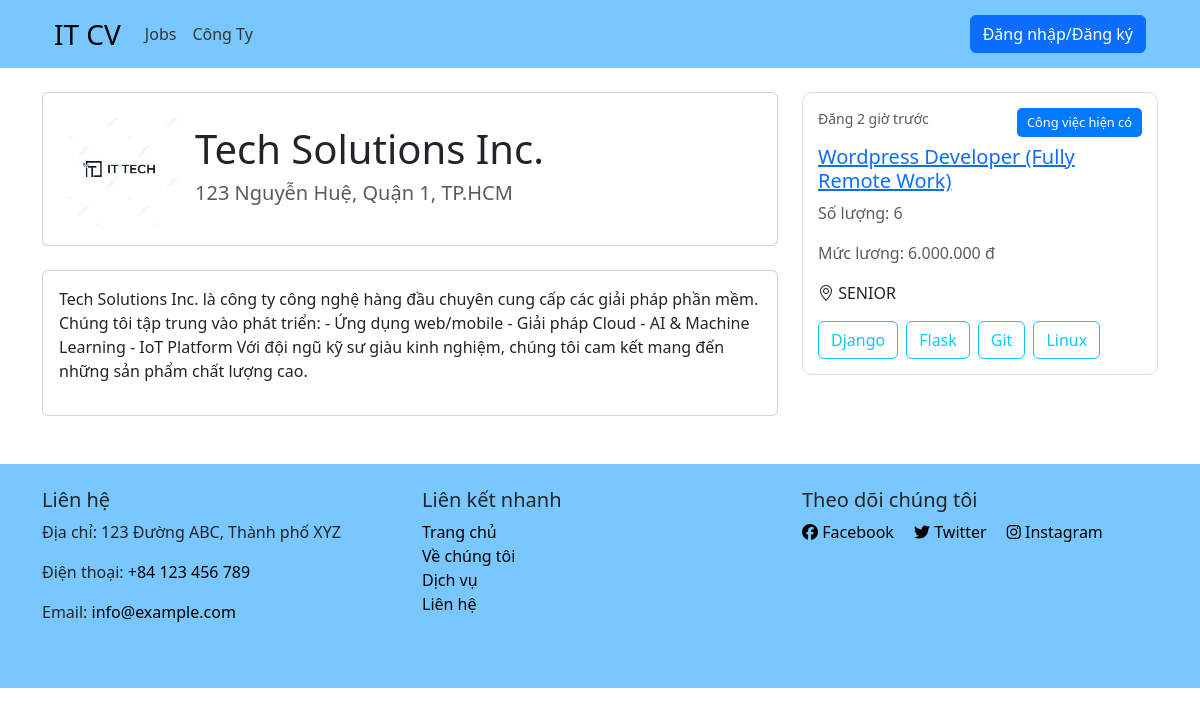
/company/40, run on the app's committed database.
### tables this page shows
CREATE TABLE `companies` (
  `id` int NOT NULL AUTO_INCREMENT,
  `name` varchar(45) NOT NULL,
  `address` varchar(55) NOT NULL,
  `location` varchar(45) NOT NULL,
  `description` longtext NOT NULL,
  `deleted` tinyint DEFAULT '0',
  `createdAt` timestamp NULL DEFAULT CURRENT_TIMESTAMP,
  `updatedAt` timestamp NULL DEFAULT CURRENT_TIMESTAMP,
  `thumbnail` text,
  PRIMARY KEY (`id`)
);

CREATE TABLE `post_jobs` (
  `id` int NOT NULL AUTO_INCREMENT,
  `name` varchar(100) NOT NULL,
  `quantity` int NOT NULL,
  `salary` int NOT NULL,
  `level` enum('INTERN','FRESHER','JUNIOR','SENIOR') NOT NULL,
  `description` text NOT NULL,
  `startDate` datetime NOT NULL,
  `endDate` datetime NOT NULL,
  `isActive` tinyint DEFAULT '0',
  `deleted` tinyint DEFAULT '0',
  `createdAt` timestamp NULL DEFAULT CURRENT_TIMESTAMP,
  `updateAt` timestamp NULL DEFAULT CURRENT_TIMESTAMP,
  `company_id` int NOT NULL,
  `job_id` int NOT NULL,
  PRIMARY KEY (`id`),
  KEY `fk_jobs_companies_idx` (`company_id`),
  KEY `fk_post_job_jobs_idx` (`job_id`),
  CONSTRAINT `fk_jobs_companies` FOREIGN KEY (`company_id`) REFERENCES `companies` (`id`),
  CONSTRAINT `fk_post_job_jobs` FOREIGN KEY (`job_id`) REFERENCES `jobs` (`id`)
);

### App/controllers/client/CompanyController.php (called while the page is built, shortened)
<?php
class CompanyController
{
    private $company;
    public function __construct()
    {
        $this->company = new CompanyModel();
    }
    public function show($params)
    {
        $id = $params['id'] ?? '';
        $params = [
            'id' => $id,
        ];
        $company = $this->company->getCompanyById($params);
        $jobs = $this->company->getJobByCompany($params);
        loadView('client', 'companies/show', [
            'company' => $company,
            'jobs' => $jobs,
        ] );
    }
}

### public/index.php (called while the page is built, shortened)
<?php
    require "../helpers.php";
    $router = new Router();
    $uri = parse_url($_SERVER['REQUEST_URI'], PHP_URL_PATH);
    $router->route($uri);

### Framework/Auth.php (called while the page is built, shortened)
<?php
class Auth
{
    protected static $user = null;
    public static function check()
    {
        return self::$user !== null;
    }
}

### App/models/CompanyModel.php (called while the page is built, shortened)
<?php
    class CompanyModel {
        protected $db;
        public function __construct(){
            $config = require basePath('config/db.php');
            $this->db = new Database($config);
        }
        public function getCompanyById($params){
            $query = "SELECT * FROM companies WHERE id = :id";
            return $this->db->query($query, $params)->fetch();
        }
        public function getJobByCompany($params){
            $query = "SELECT j.*, GROUP_CONCAT(s.name SEPARATOR ', ') as skills_name  FROM companies c
                        JOIN post_jobs j on c.id = j.company_id
                        JOIN job_skills jk ON j.id = jk.job_id
                        JOIN skills s ON s.id = jk.skill_id
                        WHERE c.id = :id AND j.deleted = 0
                        group by j.id";
            return $this->db->query($query, $params)->fetchAll();
        }
    }

### Framework/Database.php (called while the page is built, shortened)
<?php
    class Database {
        public $conn;
        public function __construct($config){
            $dsn = "mysql:host={$config['host']};port={$config['port']};dbname={$config['dbname']}";
            $options =  [
                PDO::ATTR_ERRMODE            => PDO::ERRMODE_EXCEPTION,
                PDO::ATTR_DEFAULT_FETCH_MODE => PDO::FETCH_ASSOC,
            ];
            try {
                $this->conn = new PDO($dsn, $config['username'], $config['password'], $options);
            }
            catch (PDOException $e){
                throw new Exception("Database connection failed: {$e -> getMessage()}");
            }
        }
        public function query($query, $params = []){
            try {
                $sth = $this->conn->prepare($query);
                foreach($params as $param => $value){
                    $sth->bindValue(':'. $param, $value);
                }
                $sth->execute();
                return $sth;
            }
            catch (PDOException $e){
                throw new Exception("Database query failed: {$e -> getMessage()}");
            }
        }
    }

### App/views/client/pages/companies/show.view.php (the view)
<div class="container mt-4">
    <div class="row">
        <div class="col-md-8">
            <div class="card mb-4">
                <div class="card-body">
                    <div class="d-flex align-items-center gap-3">
                        <img src="/images/company/<?= $company['thumbnail'] ?>" style="width: 120px; aspect-ratio: 1; overflow: hidden; " alt="" class="img-fluid rounded-start object-fit-cover">
                        <div>
                            <h1 class="card-title"><?= $company['name'] ?></h1>
                            <h5 class="text-muted"><?= $company['address'] ?></h5>
                        </div>
                    </div>
                </div>
            </div>
            <div class="card">
                <div class="card-body">
                    <?= $company['description'] ?>
                </div>
            </div>
        </div>
        <div class="col-md-4">
            <div class="">
                <?php foreach($jobs as $row): ?>
                <div class="">
                    <div class="job-card">
                        <div class="d-flex justify-content-between">
                            <small class="text-muted">Đăng 2 giờ trước</small>
                            <span class="badge-new">Công việc hiện có</span>
                        </div>
                       <a href="/job/<?= $row['id'] ?>" class=""> <h5 class="mt-2"><?= $row['name'] ?></h5></a>
                        <p class="text-muted">Số lượng: <?= $row['quantity'] ?></p>
                        <p class="text-muted">Mức lương: <?= formatSalary($row['salary']) ?></p>
                        <p><i class="bi bi-geo-alt"></i> <?= $row['level'] ?></p>
                        <div class="job-tags d-flex flex-wrap gap-2">
                            <?php foreach($row['skills_name'] as $skill): ?>
                                <button type="button" style="cursor: default;" class="btn btn-outline-info"><?= $skill ?></button>
                            <?php endforeach; ?>
                        </div>
                    </div>
                </div>
                <?php endforeach;?>
            </div>
        </div>
    </div>
</div>

### Framework/Router.php (shortened to what this page needs)
<?php
class Router
{
    protected $routes = [];
    public function registerRoute($method, $uri, $action, $middleware = ['global'])
    {
        list($controller, $controllerMethod) = explode('@', $action);
        $this->routes[] = [
            'method' => $method,
            'uri' => $uri,
            'controller' => $controller,
            'controllerMethod' => $controllerMethod,
            'middleware' => $middleware,
        ];
    }
    public function route($uri)
    {
        $requestMethod = $_SERVER['REQUEST_METHOD'];
        foreach ($this->routes as $route) {
            $uriSegments = explode('/', trim($uri, '/'));
            $routeSegments = explode('/', trim($route['uri'], '/'));
            if ((count($uriSegments) === count($routeSegments)) && (strtoupper($route['method']) === $requestMethod)) {
                $params = [];
                $match = true;
                for ($i = 0; $i < count($uriSegments); $i++) {
                    if ($routeSegments[$i] !== $uriSegments[$i] && !preg_match('/\{(.+?)\}/', $routeSegments[$i])) {
                        $match = false;
                        break;
                    }
                    if (preg_match('/\{(.+?)\}/', $routeSegments[$i], $matches)) {
                        $params[$matches[1]] = $uriSegments[$i];
                    }
                }
                if ($match) {
                    $controllerMethod = $route['controllerMethod'];
                    $controllerInstance = new $controller();
                    $controllerInstance->$controllerMethod($params);
                    return;
                }
            }
        }
    }
}

### App/views/client/partials/head.php (shortened to what this page needs)
<header style="background-color:rgb(120, 199, 255);">
    <div class="container-xl">
        <nav class="navbar navbar-expand-lg">
            <div class="container-fluid d-flex justify-content-between align-items-center">
                <a class="navbar-brand fs-3" href="/">IT CV</a>
                <div class="collapse navbar-collapse" id="navbarScroll">
                    <ul class="navbar-nav me-auto my-2 my-lg-0 navbar-nav-scroll" style="--bs-scroll-height: 100px;">
                        <li class="nav-item" style="margin-bottom: 0px">
                            <a class="nav-link" href="/jobs">Jobs</a>
                        </li>
                        <li class="nav-item" style="margin-bottom: 0px">
                            <a class="nav-link" href="/companies">Công Ty</a>
                        </li>
                    </ul>
                </div>
                <?php
                if (Auth::check()) {
                    $user = Auth::user();
                ?>
                    <div class="dropdown">
                        <button class="btn bbtn-primary dropdown-toggle" type="button" data-bs-toggle="dropdown" aria-expanded="false">
                            Hi <?= $user['name']; ?>
                        </button>
                        <ul class="dropdown-menu">
                            <?php if ($user['role_name'] === 'Admin'){ ?>
                                <li><a href="/admin-panel/dashboard" class="dropdown-item">Quản trị</a></li>
                            <?php } else if($user['role_name'] === 'HR'){ ?>
                                <li><a href="/admin-panel/resumes" class="dropdown-item">Quản lý CV</a></li>
                            <?php } ?>
                            <li><a class="dropdown-item" href="/profile">Profile</a></li>
                            <form action="/auth/logout" method="POST">
                                <li><button class="dropdown-item">Đăng xuất</button></li>
                            </form>
                        </ul>
                    </div>
                <?php } else { ?>
                    <a class="btn btn-primary" href="/auth/login">Đăng nhập/Đăng ký</a>
                <?php } ?>
            </div>
        </nav>
    </div>
</header>

### App/views/client/partials/footer.php
<footer style="background-color: rgb(120, 199, 255);" class="mt-5">
    <div class="container py-4">
        <div class="row">
            <div class="col-md-4 mb-4">
                <h5>Liên hệ</h5>
                <p>Địa chỉ: 123 Đường ABC, Thành phố XYZ</p>
                <p>Điện thoại: <a href="tel:+84123456789" class="text-decoration-none text-black">+84 123 456 789</a></p>
                <p>Email: <a href="mailto:info@example.com" class="text-decoration-none text-black">info@example.com</a></p>
            </div>
            <div class="col-md-4 mb-4">
                <h5>Liên kết nhanh</h5>
                <ul class="list-unstyled">
                    <li><a href="#" class="text-decoration-none text-black">Trang chủ</a></li>
                    <li><a href="#" class="text-decoration-none text-black">Về chúng tôi</a></li>
                    <li><a href="#" class="text-decoration-none text-black">Dịch vụ</a></li>
                    <li><a href="#" class="text-decoration-none text-black">Liên hệ</a></li>
                </ul>
            </div>
            <div class="col-md-4 mb-4">
                <h5>Theo dõi chúng tôi</h5>
                <a href="#" class="text-decoration-none text-black me-3">
                    <i class="fa-brands fa-facebook"></i> Facebook
                </a>
                <a href="#" class="text-decoration-none text-black me-3">
                    <i class="fa-brands fa-twitter"></i> Twitter
                </a>
                <a href="#" class="text-decoration-none text-black">
                    <i class="fa-brands fa-instagram"></i> Instagram
                </a>
            </div>
        </div>
    </div>
</footer>

### public/css/style.css (style rules this page uses)
.badge-new { background-color: #007bff; color: white; font-size: 0.8rem; padding: 5px 10px; border-radius: 5px; }
.job-card { border: 1px solid #ddd; border-radius: 10px; padding: 15px; margin-bottom: 15px; background: #fff; }
.nav-item { margin-bottom: 15px; }
.nav-link { color: #333; display: flex; align-items: center; padding: 10px; border-radius: 8px; text-decoration: none; }

### data on the page
companies: thumbnail (picture), name "Tech Solutions Inc.", address "123 Nguyễn Huệ, Quận 1, TP.HCM", description "Tech Solutions Inc. là công ty công nghệ hàng đầu chuyên cung cấp các giải pháp phần mềm. Chúng tôi tập trung vào phát triển: - Ứng dụng web/mobile - Giải pháp Cloud - AI & Machine Learning - IoT Platform Với đội ngũ kỹ sư giàu kinh nghiệm, chúng tôi cam kết mang đến những sản phẩm chất lượng cao."
post_jobs: name "Wordpress Developer (Fully Remote Work)", quantity "6", salary "6.000.000 đ", level "SENIOR", skill "Django", skill "Flask", skill "Git", skill "Linux"
